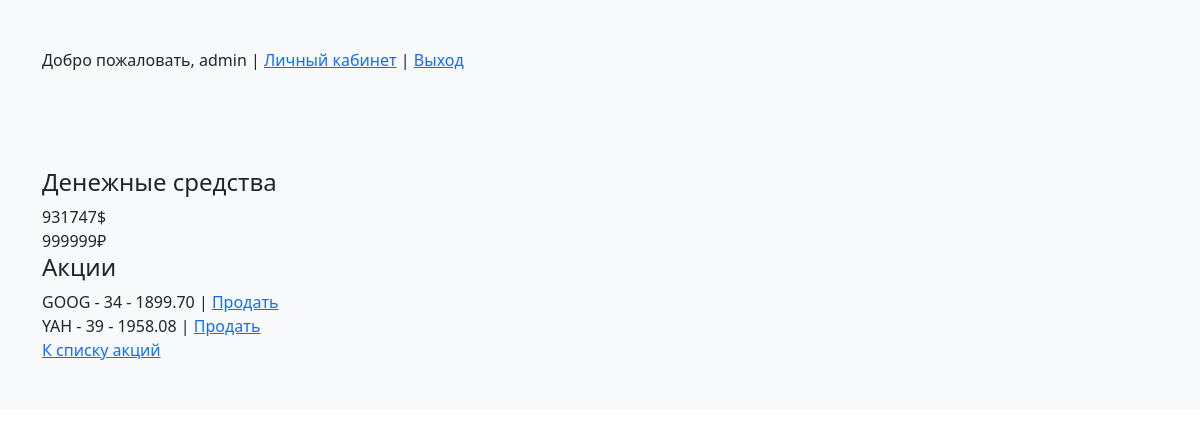
The page /stock/account/ (signed in) on the database its author committed.
### stock/models.py (models this page shows, shortened)
class Stock(models.Model):
    name = models.CharField(max_length=40)
    ticket = models.CharField(max_length=4, default="NULL")
    description = models.TextField(null=True, blank=True)
    currency = models.ForeignKey('Currency', null=True, on_delete=models.SET_NULL)
    logo = models.ImageField(null=True, blank=True)

class AccountStock(models.Model):
    account = models.ForeignKey(Account, on_delete=models.CASCADE)
    stock = models.ForeignKey(Stock, on_delete=models.CASCADE)
    amount = models.IntegerField(default=0)
    average_buy_cost = models.DecimalField(null=True, blank=True, decimal_places=2, max_digits=6)
    class Meta:
        unique_together = ['account', 'stock']

### stock/views.py (the view)
# urls.py: path('account/', account, name='account'),
@login_required
def account(request):
    acc_currencies = cache.get(f'currencies_{request.user.username}')
    acc_stocks = cache.get(f'stocks_{request.user.username}')
    stocks = Stock.objects.all()
    if acc_currencies is None:
        acc_currencies = [
            {
                'amount': acc_currency.amount,
                'sign': acc_currency.currency.sign
            } for acc_currency in request.user.account.accountcurrency_set.select_related('currency') if acc_currency.amount != 0
        ]
        cache.set(f'currencies_{request.user.username}', acc_currencies, 300)
    if acc_stocks is None:
        acc_stocks = [
            {
                'ticket': acc_stock.stock.ticket,
                'amount': acc_stock.amount,
                'avg': acc_stock.average_buy_cost,
                'pk': acc_stock.stock.pk
            } for acc_stock in request.user.account.accountstock_set.select_related('stock').all() if acc_stock.amount != 0
        ]
        cache.set(f'stocks_{request.user.username}', acc_stocks, 300)
    context = {
        'acc_currencies': acc_currencies,
        'acc_stocks': acc_stocks,
        'stocks': stocks
    }
    return render(request, template_name='account.html', context=context)

### stock/templates/account.html (shortened to what this page needs)
<!DOCTYPE html>
<html lang="en">
<head>
</head>
<body>
    {% extends 'base.html' %}
    {% block content %}
        <div>
            <h4>Денежные средства</h4>
            {% for acc_currency in acc_currencies %}
                <div>{{ acc_currency.amount }}{{ acc_currency.sign }}</div>
            {% endfor %}
        </div>
        <div>
            <h4>Акции</h4>
            {% for acc_stock in acc_stocks %}
                <div>{{ acc_stock.ticket }} - {{ acc_stock.amount }} - {{ acc_stock.avg }} | <a href="{% url 'stock:detail' acc_stock.pk %}">Продать</a></div>
            {% endfor %}
        </div>
        <div>
            <a href="{% url 'stock:list' %}">К списку акций</a>
        </div>
    {% endblock %}

### stock/templates/base.html (shortened to what this page needs)
{% load static %}
<!DOCTYPE html>
<html lang="en">
<head>
    <link rel="stylesheet" href="{% static 'css/bootstrap.min.css' %}">
</head>
<body>
    <main>
        <div class="py-5 bg-light">
            <div class="container">
                <div class="row row-cols-1">
                    <div class="col">
                        {% if user.is_authenticated %}
                            <span>Добро пожаловать, {{ user.username }}</span> | <a href="{% url 'stock:account' %}">Личный кабинет</a> | <a href="{% url 'logout' %}">Выход</a>
                        {% else %}
                            <a href="{% url 'login' %}">Вход</a>
                        {% endif %}
                    </div>
                </div>
            </div>
        </div>
        <div class="py-5 bg-light">
            <div class="container">
                <div class="row row-cols-1">
                    <div class="col">
                        {% block content %}{% endblock %}
                    </div>
                </div>
            </div>
        </div>
    </main>
</body>
</html>

### rows shown on the page
Stock: ticket "GOOG"
AccountStock: avg "1899.70"
Stock: ticket "YAH"
AccountStock: avg "1958.08"

### other values the page prints
{{ user.username }} "admin"
{{ acc_currency.amount }} "931747" "999999"
{{ acc_currency.sign }} "$" "₽"
{{ acc_stock.amount }} "34" "39"
